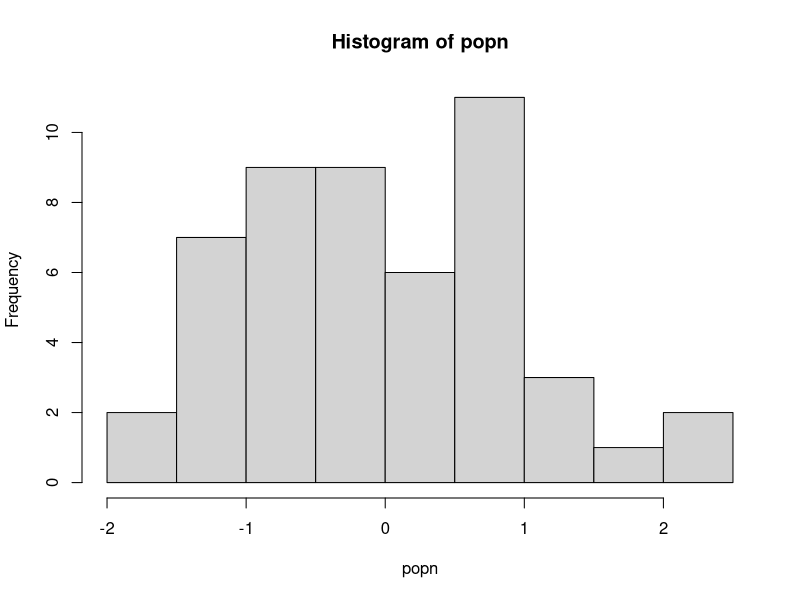

Generate this figure with R:
#Language: R
#Auther: Cong Liu (cong.liu20@imperial.ac.uk)
#Script: try.R
#Work Path: CMEECourseWork/Week3/Code
#Input:
#Function: Exemplify the usage of try()
#Output:
#Usage:
#Date: Oct, 2020

#Sampling and calculating mean
doit <- function(x){
  temp_x <- sample(x, replace = TRUE)
  if(length(unique(temp_x)) > 30) {#only take mean if sample was sufficient
    print(paste("Mean of this sample was:", as.character(mean(temp_x))))
  } 
  else {
    stop("Couldn't calculate mean: too few unique values!")
  }
}

popn <- rnorm(50)
hist(popn)

lapply(1:15, function(i) try(doit(popn)))

result <- lapply(1:15, function(i) try(doit(popn), FALSE))

class(result)

result

result <- vector("list", 15) #Preallocate/Initialize
for(i in 1:15) {
  result[[i]] <- try(doit(popn), FALSE)
}
